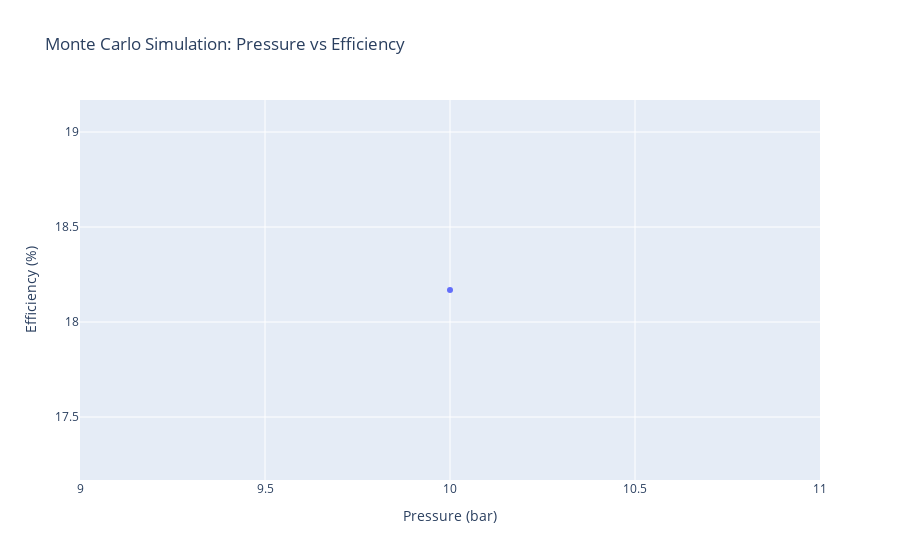

Notebook code for this chart:
### Markdown cell above
# Plotting Monte Carlo results

### Code cell
print(f"Max efficiency: {max_efficiency * 100:.2f} %")
print(
    f"Vapor inlet pressure for max efficiency: {pascal_to_bar(optimal_inlet_pressure):.2f} bar"
)

fig = go.Figure(
    data=go.Scatter(
        x=pascal_to_bar(pressures),
        y=system_efficiencies * 100,
        mode="markers",
    )
)
fig.update_layout(
    title="Monte Carlo Simulation: Pressure vs Efficiency",
    xaxis_title="Pressure (bar)",
    yaxis_title="Efficiency (%)",
)
fig.show()

### Figure 1 — Plotly figure (JSON) as saved in the notebook; plotly's stock layout.template omitted (floating-point values rounded to 4 significant figures)
{"data": [{"mode": "markers", "type": "scatter", "x": [10], "y": [18.17]}], "layout": {"title": {"text": "Monte Carlo Simulation: Pressure vs Efficiency"}, "xaxis": {"title": {"text": "Pressure (bar)"}}, "yaxis": {"title": {"text": "Efficiency (%)"}}}}
